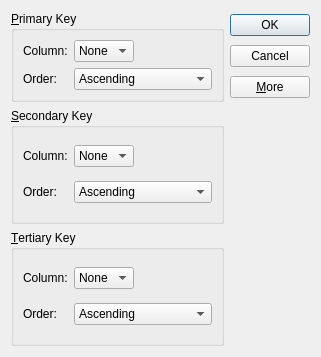
<?xml version="1.0" encoding="UTF-8"?>
<ui version="4.0">
 <class>SortDialog</class>
 <widget class="QDialog" name="SortDialog">
  <property name="geometry">
   <rect>
    <x>0</x>
    <y>0</y>
    <width>321</width>
    <height>357</height>
   </rect>
  </property>
  <property name="sizePolicy">
   <sizepolicy hsizetype="Minimum" vsizetype="Minimum">
    <horstretch>0</horstretch>
    <verstretch>0</verstretch>
   </sizepolicy>
  </property>
  <property name="windowTitle">
   <string>Sort</string>
  </property>
  <layout class="QGridLayout" name="gridLayout_3">
   <item row="0" column="0">
    <widget class="QGroupBox" name="primaryGroupBox">
     <property name="title">
      <string>&amp;Primary Key</string>
     </property>
     <layout class="QGridLayout" name="gridLayout">
      <item row="0" column="2">
       <spacer name="horizontalSpacer">
        <property name="orientation">
         <enum>Qt::Horizontal</enum>
        </property>
        <property name="sizeHint" stdset="0">
         <size>
          <width>39</width>
          <height>20</height>
         </size>
        </property>
       </spacer>
      </item>
      <item row="1" column="1" colspan="2">
       <widget class="QComboBox" name="primaryOrderCombo">
        <item>
         <property name="text">
          <string>Ascending</string>
         </property>
        </item>
        <item>
         <property name="text">
          <string>Descending</string>
         </property>
        </item>
       </widget>
      </item>
      <item row="0" column="0">
       <widget class="QLabel" name="primaryColumnLabel">
        <property name="text">
         <string>Column:</string>
        </property>
       </widget>
      </item>
      <item row="0" column="1">
       <widget class="QComboBox" name="primaryColumnCombo">
        <item>
         <property name="text">
          <string>None</string>
         </property>
        </item>
       </widget>
      </item>
      <item row="1" column="0">
       <widget class="QLabel" name="primaryOrderLabel">
        <property name="text">
         <string>Order:</string>
        </property>
       </widget>
      </item>
     </layout>
    </widget>
   </item>
   <item row="0" column="1">
    <layout class="QVBoxLayout" name="verticalLayout">
     <item>
      <widget class="QPushButton" name="okButton">
       <property name="text">
        <string>OK</string>
       </property>
       <property name="default">
        <bool>true</bool>
       </property>
      </widget>
     </item>
     <item>
      <widget class="QPushButton" name="cancelButton">
       <property name="text">
        <string>Cancel</string>
       </property>
      </widget>
     </item>
     <item>
      <widget class="QPushButton" name="moreButton">
       <property name="text">
        <string>&amp;More</string>
       </property>
       <property name="checkable">
        <bool>true</bool>
       </property>
      </widget>
     </item>
    </layout>
   </item>
   <item row="1" column="0">
    <widget class="QGroupBox" name="secondaryGroupBox">
     <property name="title">
      <string>&amp;Secondary Key</string>
     </property>
     <layout class="QGridLayout" name="gridLayout_2">
      <item row="1" column="0">
       <widget class="QLabel" name="secondaryOrderLabel">
        <property name="text">
         <string>Order:</string>
        </property>
       </widget>
      </item>
      <item row="1" column="1" colspan="2">
       <widget class="QComboBox" name="secondaryOrderCombo">
        <item>
         <property name="text">
          <string>Ascending</string>
         </property>
        </item>
        <item>
         <property name="text">
          <string>Descending</string>
         </property>
        </item>
       </widget>
      </item>
      <item row="0" column="0">
       <widget class="QLabel" name="secondaryColumnLabel">
        <property name="text">
         <string>Column:</string>
        </property>
       </widget>
      </item>
      <item row="0" column="1">
       <widget class="QComboBox" name="secondaryColumnCombo">
        <item>
         <property name="text">
          <string>None</string>
         </property>
        </item>
       </widget>
      </item>
      <item row="0" column="2">
       <spacer name="horizontalSpacer_2">
        <property name="orientation">
         <enum>Qt::Horizontal</enum>
        </property>
        <property name="sizeHint" stdset="0">
         <size>
          <width>40</width>
          <height>20</height>
         </size>
        </property>
       </spacer>
      </item>
     </layout>
    </widget>
   </item>
   <item row="2" column="0">
    <widget class="QGroupBox" name="tertiaryGroupBox">
     <property name="title">
      <string>&amp;Tertiary Key</string>
     </property>
     <layout class="QGridLayout" name="gridLayout_4">
      <item row="0" column="0">
       <widget class="QLabel" name="tertiaryColumnLabel">
        <property name="text">
         <string>Column:</string>
        </property>
       </widget>
      </item>
      <item row="0" column="1">
       <widget class="QComboBox" name="tertiaryColumnCombo">
        <item>
         <property name="text">
          <string>None</string>
         </property>
        </item>
       </widget>
      </item>
      <item row="0" column="2">
       <spacer name="horizontalSpacer_4">
        <property name="orientation">
         <enum>Qt::Horizontal</enum>
        </property>
        <property name="sizeHint" stdset="0">
         <size>
          <width>40</width>
          <height>20</height>
         </size>
        </property>
       </spacer>
      </item>
      <item row="1" column="0">
       <widget class="QLabel" name="tertiaryOrderLabel">
        <property name="text">
         <string>Order:</string>
        </property>
       </widget>
      </item>
      <item row="1" column="1" colspan="2">
       <widget class="QComboBox" name="tertiaryOrderCombo">
        <item>
         <property name="text">
          <string>Ascending</string>
         </property>
        </item>
        <item>
         <property name="text">
          <string>Descending</string>
         </property>
        </item>
       </widget>
      </item>
     </layout>
    </widget>
   </item>
  </layout>
 </widget>
 <tabstops>
  <tabstop>okButton</tabstop>
  <tabstop>cancelButton</tabstop>
  <tabstop>moreButton</tabstop>
  <tabstop>primaryColumnCombo</tabstop>
  <tabstop>primaryOrderCombo</tabstop>
  <tabstop>secondaryColumnCombo</tabstop>
  <tabstop>secondaryOrderCombo</tabstop>
  <tabstop>tertiaryColumnCombo</tabstop>
  <tabstop>tertiaryOrderCombo</tabstop>
 </tabstops>
 <resources/>
 <connections>
  <connection>
   <sender>okButton</sender>
   <signal>clicked()</signal>
   <receiver>SortDialog</receiver>
   <slot>accept()</slot>
   <hints>
    <hint type="sourcelabel">
     <x>263</x>
     <y>22</y>
    </hint>
    <hint type="destinationlabel">
     <x>106</x>
     <y>107</y>
    </hint>
   </hints>
  </connection>
  <connection>
   <sender>cancelButton</sender>
   <signal>clicked()</signal>
   <receiver>SortDialog</receiver>
   <slot>reject()</slot>
   <hints>
    <hint type="sourcelabel">
     <x>285</x>
     <y>62</y>
    </hint>
    <hint type="destinationlabel">
     <x>152</x>
     <y>116</y>
    </hint>
   </hints>
  </connection>
  <connection>
   <sender>moreButton</sender>
   <signal>toggled(bool)</signal>
   <receiver>secondaryGroupBox</receiver>
   <slot>setVisible(bool)</slot>
   <hints>
    <hint type="sourcelabel">
     <x>274</x>
     <y>131</y>
    </hint>
    <hint type="destinationlabel">
     <x>204</x>
     <y>191</y>
    </hint>
   </hints>
  </connection>
  <connection>
   <sender>moreButton</sender>
   <signal>toggled(bool)</signal>
   <receiver>tertiaryGroupBox</receiver>
   <slot>setVisible(bool)</slot>
   <hints>
    <hint type="sourcelabel">
     <x>295</x>
     <y>134</y>
    </hint>
    <hint type="destinationlabel">
     <x>184</x>
     <y>294</y>
    </hint>
   </hints>
  </connection>
 </connections>
 <designerdata>
  <property name="gridDeltaX">
   <number>10</number>
  </property>
  <property name="gridDeltaY">
   <number>10</number>
  </property>
  <property name="gridSnapX">
   <bool>true</bool>
  </property>
  <property name="gridSnapY">
   <bool>true</bool>
  </property>
  <property name="gridVisible">
   <bool>true</bool>
  </property>
 </designerdata>
</ui>
